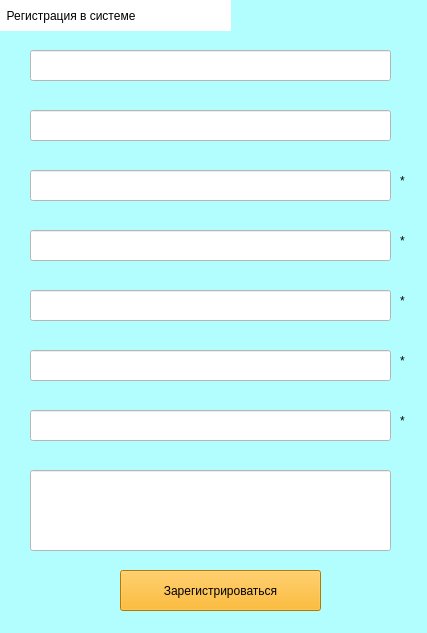
<?xml version="1.0" encoding="UTF-8"?>
<ui version="4.0">
 <class>Form</class>
 <widget class="QWidget" name="Form">
  <property name="geometry">
   <rect>
    <x>0</x>
    <y>0</y>
    <width>427</width>
    <height>633</height>
   </rect>
  </property>
  <property name="windowTitle">
   <string>Form</string>
  </property>
  <property name="styleSheet">
   <string notr="true">background-color: rgb(178, 254, 255)</string>
  </property>
  <widget class="QLineEdit" name="fioLine">
   <property name="geometry">
    <rect>
     <x>30</x>
     <y>50</y>
     <width>361</width>
     <height>31</height>
    </rect>
   </property>
   <property name="styleSheet">
    <string notr="true">background-color: rgb(255, 255, 255); 
font: 75 12pt &quot;MS Shell Dlg 2&quot;;
</string>
   </property>
  </widget>
  <widget class="QLineEdit" name="numLine">
   <property name="geometry">
    <rect>
     <x>30</x>
     <y>410</y>
     <width>361</width>
     <height>31</height>
    </rect>
   </property>
   <property name="styleSheet">
    <string notr="true">background-color: rgb(255, 255, 255); 
font: 75 12pt &quot;MS Shell Dlg 2&quot;;
сolor: rgb(122, 122, 122)</string>
   </property>
  </widget>
  <widget class="QLineEdit" name="cityLine">
   <property name="geometry">
    <rect>
     <x>30</x>
     <y>110</y>
     <width>361</width>
     <height>31</height>
    </rect>
   </property>
   <property name="styleSheet">
    <string notr="true">background-color: rgb(255, 255, 255); 
font: 75 12pt &quot;MS Shell Dlg 2&quot;;</string>
   </property>
  </widget>
  <widget class="QLineEdit" name="pasLine">
   <property name="geometry">
    <rect>
     <x>30</x>
     <y>230</y>
     <width>361</width>
     <height>31</height>
    </rect>
   </property>
   <property name="styleSheet">
    <string notr="true">background-color: rgb(255, 255, 255); 
font: 75 12pt &quot;MS Shell Dlg 2&quot;;</string>
   </property>
  </widget>
  <widget class="QLineEdit" name="emailLine">
   <property name="geometry">
    <rect>
     <x>30</x>
     <y>350</y>
     <width>361</width>
     <height>31</height>
    </rect>
   </property>
   <property name="styleSheet">
    <string notr="true">background-color: rgb(255, 255, 255); 
font: 75 12pt &quot;MS Shell Dlg 2&quot;;</string>
   </property>
  </widget>
  <widget class="QLineEdit" name="pas2Line">
   <property name="geometry">
    <rect>
     <x>30</x>
     <y>290</y>
     <width>361</width>
     <height>31</height>
    </rect>
   </property>
   <property name="styleSheet">
    <string notr="true">background-color: rgb(255, 255, 255); 
font: 75 12pt &quot;MS Shell Dlg 2&quot;;</string>
   </property>
  </widget>
  <widget class="QLabel" name="label">
   <property name="geometry">
    <rect>
     <x>0</x>
     <y>0</y>
     <width>231</width>
     <height>31</height>
    </rect>
   </property>
   <property name="styleSheet">
    <string notr="true">background-color: rgb(255, 255, 255); 
font: 75 14pt &quot;MS Shell Dlg 2&quot;;</string>
   </property>
   <property name="text">
    <string>  Регистрация в системе</string>
   </property>
  </widget>
  <widget class="QPushButton" name="regButton">
   <property name="geometry">
    <rect>
     <x>120</x>
     <y>570</y>
     <width>201</width>
     <height>41</height>
    </rect>
   </property>
   <property name="styleSheet">
    <string notr="true">background-color: rgb(255, 170, 0); 
font: 75 14pt &quot;MS Shell Dlg 2&quot;;</string>
   </property>
   <property name="text">
    <string>Зарегистрироваться</string>
   </property>
  </widget>
  <widget class="QLineEdit" name="loginLine">
   <property name="geometry">
    <rect>
     <x>30</x>
     <y>170</y>
     <width>361</width>
     <height>31</height>
    </rect>
   </property>
   <property name="styleSheet">
    <string notr="true">background-color: rgb(255, 255, 255); 
font: 75 12pt &quot;MS Shell Dlg 2&quot;;</string>
   </property>
  </widget>
  <widget class="QLineEdit" name="aboutLine">
   <property name="geometry">
    <rect>
     <x>30</x>
     <y>470</y>
     <width>361</width>
     <height>81</height>
    </rect>
   </property>
   <property name="styleSheet">
    <string notr="true">background-color: rgb(255, 255, 255); 
font: 75 12pt &quot;MS Shell Dlg 2&quot;;</string>
   </property>
  </widget>
  <widget class="QLabel" name="label_2">
   <property name="geometry">
    <rect>
     <x>400</x>
     <y>170</y>
     <width>16</width>
     <height>21</height>
    </rect>
   </property>
   <property name="styleSheet">
    <string notr="true">
font: 75 14pt &quot;MS Shell Dlg 2&quot;;</string>
   </property>
   <property name="text">
    <string>*</string>
   </property>
  </widget>
  <widget class="QLabel" name="label_3">
   <property name="geometry">
    <rect>
     <x>400</x>
     <y>290</y>
     <width>16</width>
     <height>21</height>
    </rect>
   </property>
   <property name="styleSheet">
    <string notr="true">
font: 75 14pt &quot;MS Shell Dlg 2&quot;;</string>
   </property>
   <property name="text">
    <string>*</string>
   </property>
  </widget>
  <widget class="QLabel" name="label_4">
   <property name="geometry">
    <rect>
     <x>400</x>
     <y>350</y>
     <width>16</width>
     <height>21</height>
    </rect>
   </property>
   <property name="styleSheet">
    <string notr="true">
font: 75 14pt &quot;MS Shell Dlg 2&quot;;</string>
   </property>
   <property name="text">
    <string>*</string>
   </property>
  </widget>
  <widget class="QLabel" name="label_5">
   <property name="geometry">
    <rect>
     <x>400</x>
     <y>230</y>
     <width>16</width>
     <height>21</height>
    </rect>
   </property>
   <property name="styleSheet">
    <string notr="true">
font: 75 14pt &quot;MS Shell Dlg 2&quot;;</string>
   </property>
   <property name="text">
    <string>*</string>
   </property>
  </widget>
  <widget class="QLabel" name="label_6">
   <property name="geometry">
    <rect>
     <x>400</x>
     <y>410</y>
     <width>16</width>
     <height>21</height>
    </rect>
   </property>
   <property name="styleSheet">
    <string notr="true">
font: 75 14pt &quot;MS Shell Dlg 2&quot;;</string>
   </property>
   <property name="text">
    <string>*</string>
   </property>
  </widget>
 </widget>
 <resources/>
 <connections/>
</ui>
